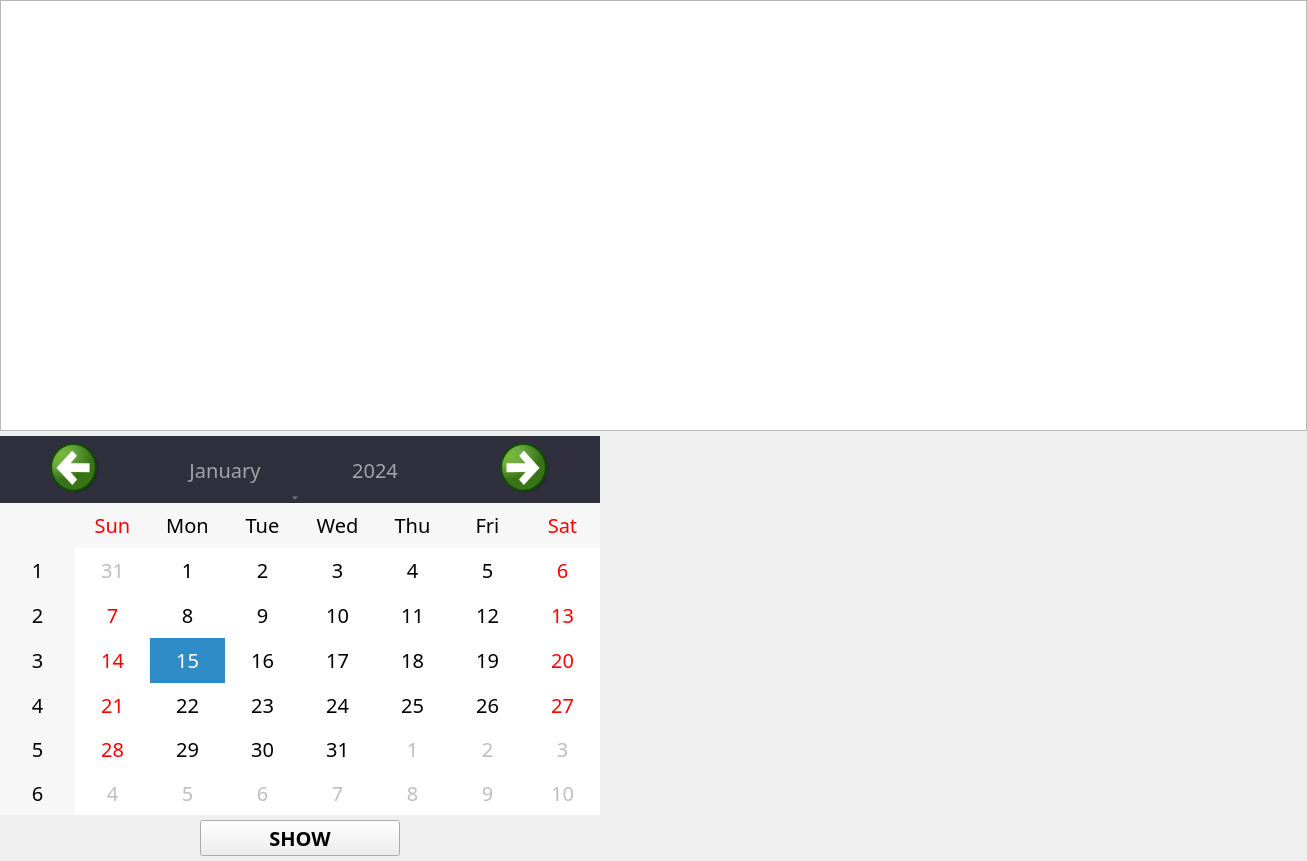
<?xml version="1.0" encoding="UTF-8"?>
<ui version="4.0">
 <class>widget_Report</class>
 <widget class="QWidget" name="widget_Report">
  <property name="geometry">
   <rect>
    <x>0</x>
    <y>0</y>
    <width>1307</width>
    <height>861</height>
   </rect>
  </property>
  <property name="windowTitle">
   <string>Form</string>
  </property>
  <layout class="QVBoxLayout" name="verticalLayout_3">
   <property name="spacing">
    <number>0</number>
   </property>
   <property name="margin">
    <number>0</number>
   </property>
   <item>
    <widget class="QWidget" name="widget_report" native="true">
     <layout class="QVBoxLayout" name="verticalLayout">
      <property name="spacing">
       <number>0</number>
      </property>
      <property name="margin">
       <number>0</number>
      </property>
      <item>
       <widget class="QTableView" name="tableView">
        <property name="font">
         <font>
          <pointsize>10</pointsize>
         </font>
        </property>
        <attribute name="horizontalHeaderDefaultSectionSize">
         <number>120</number>
        </attribute>
       </widget>
      </item>
     </layout>
    </widget>
   </item>
   <item>
    <layout class="QHBoxLayout" name="horizontalLayout" stretch="3,8">
     <property name="spacing">
      <number>10</number>
     </property>
     <property name="topMargin">
      <number>5</number>
     </property>
     <property name="rightMargin">
      <number>5</number>
     </property>
     <item>
      <widget class="QWidget" name="widget_2" native="true">
       <property name="minimumSize">
        <size>
         <width>600</width>
         <height>0</height>
        </size>
       </property>
       <property name="maximumSize">
        <size>
         <width>600</width>
         <height>16777215</height>
        </size>
       </property>
       <layout class="QVBoxLayout" name="verticalLayout_4">
        <property name="spacing">
         <number>5</number>
        </property>
        <property name="leftMargin">
         <number>0</number>
        </property>
        <property name="topMargin">
         <number>0</number>
        </property>
        <property name="rightMargin">
         <number>0</number>
        </property>
        <property name="bottomMargin">
         <number>5</number>
        </property>
        <item>
         <widget class="QCalendarWidget" name="calendarWidget">
          <property name="font">
           <font>
            <family>微软雅黑</family>
            <pointsize>15</pointsize>
           </font>
          </property>
          <property name="styleSheet">
           <string notr="true">
QToolButton#qt_calendar_monthbutton,#qt_calendar_yearbutton{

color: #9ea5a9; 

font: 15pt simHei; 
}

QCalendarWidget QWidget#qt_calendar_navigationbar
{

background-color: #2F2F3E;
}
QCalendarWidget QToolButton {
    height: 60px;
    width: 150px;
    color: white;
    font-size: 24px;
    icon-size: 56px, 56px;
}
QCalendarWidget QMenu {
    width: 150px;
    left: 20px;
    color: white;
    font-size: 18px;
}

</string>
          </property>
          <property name="locale">
           <locale language="English" country="UnitedStates"/>
          </property>
         </widget>
        </item>
        <item>
         <layout class="QHBoxLayout" name="horizontalLayout_2">
          <item>
           <spacer name="horizontalSpacer">
            <property name="orientation">
             <enum>Qt::Horizontal</enum>
            </property>
            <property name="sizeHint" stdset="0">
             <size>
              <width>40</width>
              <height>20</height>
             </size>
            </property>
           </spacer>
          </item>
          <item>
           <widget class="QPushButton" name="pushButton_check">
            <property name="minimumSize">
             <size>
              <width>200</width>
              <height>0</height>
             </size>
            </property>
            <property name="font">
             <font>
              <family>微软雅黑</family>
              <pointsize>15</pointsize>
              <weight>75</weight>
              <bold>true</bold>
             </font>
            </property>
            <property name="text">
             <string>SHOW</string>
            </property>
           </widget>
          </item>
          <item>
           <spacer name="horizontalSpacer_2">
            <property name="orientation">
             <enum>Qt::Horizontal</enum>
            </property>
            <property name="sizeHint" stdset="0">
             <size>
              <width>40</width>
              <height>20</height>
             </size>
            </property>
           </spacer>
          </item>
         </layout>
        </item>
       </layout>
      </widget>
     </item>
     <item>
      <widget class="DHBaseWidget" name="widget" native="true">
       <layout class="QHBoxLayout" name="horizontalLayout_3">
        <property name="spacing">
         <number>0</number>
        </property>
        <property name="leftMargin">
         <number>0</number>
        </property>
        <property name="topMargin">
         <number>25</number>
        </property>
        <property name="rightMargin">
         <number>0</number>
        </property>
        <property name="bottomMargin">
         <number>0</number>
        </property>
        <item>
         <widget class="QWidget" name="widget_pie" native="true">
          <property name="font">
           <font>
            <pointsize>9</pointsize>
           </font>
          </property>
         </widget>
        </item>
       </layout>
      </widget>
     </item>
    </layout>
   </item>
  </layout>
 </widget>
 <customwidgets>
  <customwidget>
   <class>DHBaseWidget</class>
   <extends>QWidget</extends>
   <header location="global">dhbasewidget.h</header>
   <container>1</container>
  </customwidget>
 </customwidgets>
 <resources/>
 <connections/>
</ui>
